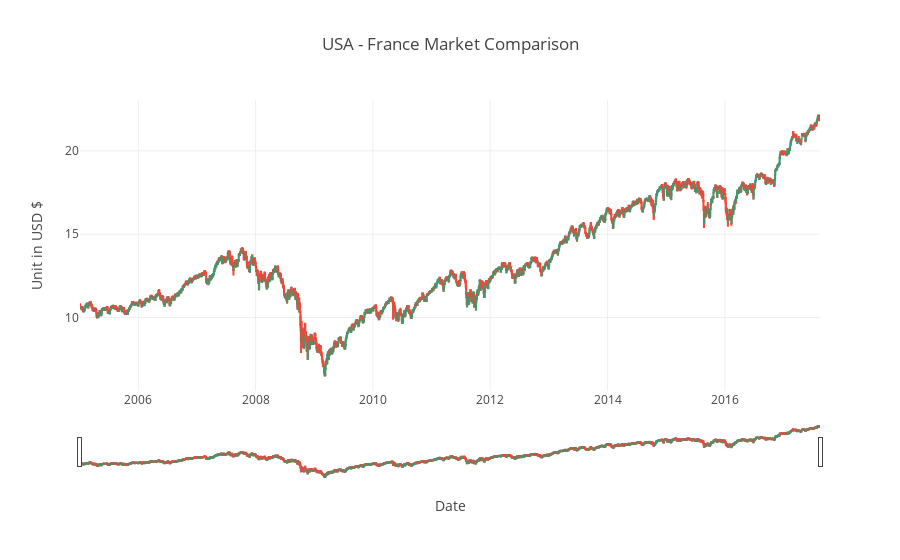
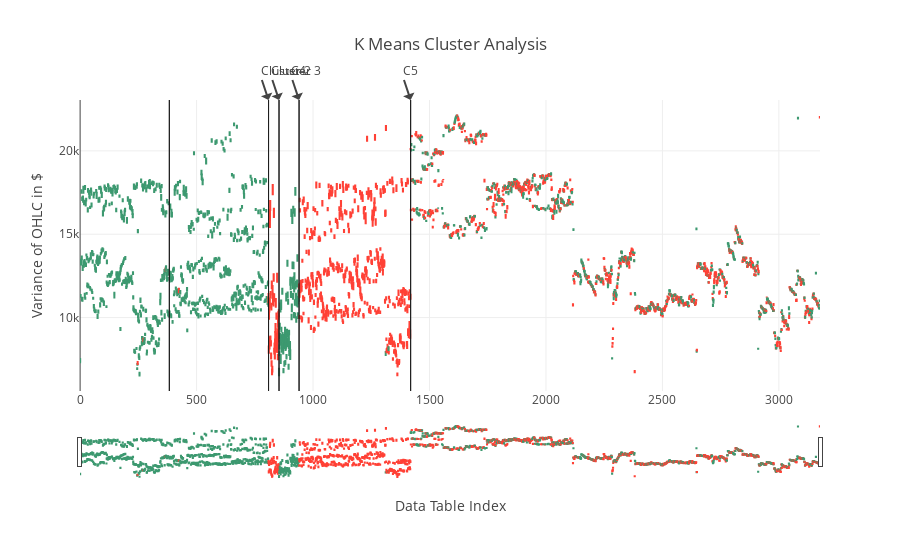

Notebook cell for these charts, in order:
### Code cell
if __name__ == "__main__":
    # Obtain DOW 30  pricing data from Yahoo Finance
    start = datetime.datetime(2005, 1, 1)
    end =  time.strftime("%Y-%m-%d")
    dow = web.DataReader("^DJI", "yahoo", start, end)
    plotgraph(dow)
 
    dow_norm = get_open_normalised_prices(dow, start, end)
    
    k = 5
    km = KMeans(n_clusters=k, random_state=42)
    km.fit(dow_norm)
    labels = km.labels_
    dow["Cluster"] = labels
    dow_norm["Cluster"] = labels
 
    # Plot the 3D normalised candles using H/O, L/O, C/O
#     try3d(dow_norm,k)
    
    # Plot the full OHLC candles re-ordered 
#     # into their respective clusters
    plotKMeanCluster(dow)

    # Create and output the cluster follow-on matrix
    clust_mat,cmvc = create_follow_cluster_matrix(dow)

### Figure 1 — Plotly figure (JSON) as saved in the notebook; plotly's stock layout.template omitted (floating-point values rounded to 4 significant figures; data arrays with more than 128 entries replaced by an {"elided": "..."} marker saying what was removed)
{"data": [{"close": {"elided": "3177 float values"}, "high": {"elided": "3177 float values"}, "low": {"elided": "3177 float values"}, "name": "USA", "open": {"elided": "3177 float values"}, "type": "candlestick", "x": {"elided": "3177 str values"}}], "layout": {"title": "USA - France Market Comparison ", "xaxis": {"title": "Date"}, "yaxis": {"title": "Unit in USD $ "}}}

### Figure 2 — Plotly figure (JSON) as saved in the notebook; plotly's stock layout.template omitted (floating-point values rounded to 4 significant figures; data arrays with more than 128 entries replaced by an {"elided": "..."} marker saying what was removed)
{"data": [{"close": {"elided": "3177 float values"}, "high": {"elided": "3177 float values"}, "low": {"elided": "3177 float values"}, "name": "OHLC", "open": {"elided": "3177 float values"}, "type": "candlestick", "x": {"elided": "3177 int values"}}], "layout": {"annotations": [{"showarrow": true, "text": "Cluster 2", "x": 809, "xanchor": "left", "xref": "x", "y": 1, "yref": "paper"}, {"showarrow": true, "text": "Cluster 3", "x": 854, "xanchor": "left", "xref": "x", "y": 1, "yref": "paper"}, {"showarrow": true, "text": "C4", "x": 940, "xanchor": "left", "xref": "x", "y": 1, "yref": "paper"}, {"showarrow": true, "text": "C5", "x": 1419, "xanchor": "left", "xref": "x", "y": 1, "yref": "paper"}], "shapes": [{"line": {"color": "rgb(30,30,30)", "width": 1}, "x0": 809, "x1": 809, "xref": "x", "y0": 0, "y1": 1, "yref": "paper"}, {"line": {"color": "rgb(30,30,30)", "width": 1}, "x0": 854, "x1": 854, "xref": "x", "y0": 0, "y1": 1, "yref": "paper"}, {"line": {"color": "rgb(30,30,30)", "width": 1}, "x0": "383", "x1": "383", "xref": "x", "y0": 0, "y1": 1, "yref": "paper"}, {"line": {"color": "rgb(30,30,30)", "width": 1}, "x0": 940, "x1": 940, "xref": "x", "y0": 0, "y1": 1, "yref": "paper"}, {"line": {"color": "rgb(30,30,30)", "width": 1}, "x0": 1419, "x1": 1419, "xref": "x", "y0": 0, "y1": 1, "yref": "paper"}], "title": "K Means Cluster Analysis  ", "xaxis": {"title": "Data Table Index"}, "yaxis": {"title": "Variance of OHLC in $ "}}}
